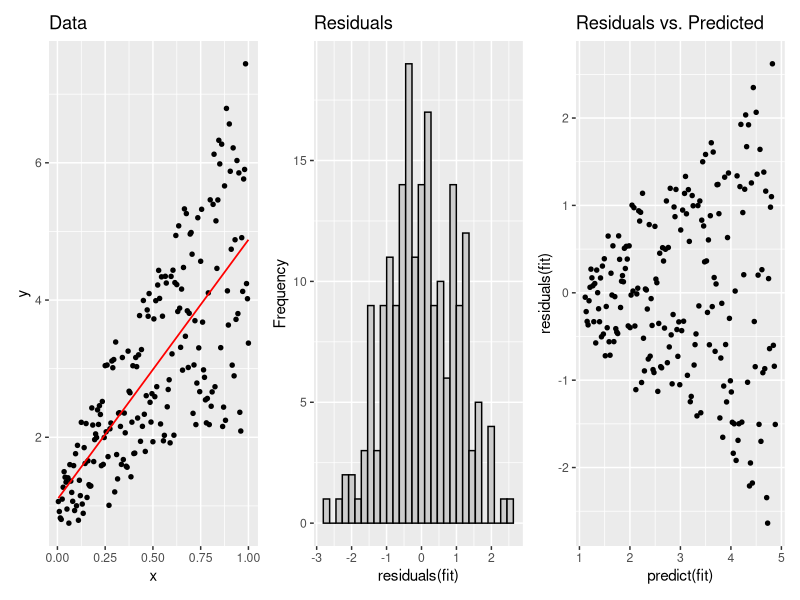

The R script that drew this image:
## =====================================================
## 1. Generate synthetic data with heteroskedasticity
## =====================================================
# Optional: set working directory to current script location (RStudio)
if (requireNamespace("rstudioapi", quietly = TRUE) && rstudioapi::isAvailable()) {
  setwd(dirname(rstudioapi::getActiveDocumentContext()$path))
}

# Set the random seed for reproducibility
set.seed(123456)

# Number of observations
n <- 200

# Regressor x on [0, 1]
x <- seq(1, n) / n

# Generate i.i.d. N(0, 1) disturbances
e <- rnorm(n, mean = 0, sd = 1)

# Reorder the disturbances so that larger ones are paired
# with larger x-values (to induce heteroskedasticity)
i <- order(runif(n, max = dnorm(e)))
y <- 1 + 4 * x + e[rev(i)]

# Put data in a data frame
dat <- data.frame(x = x, y = y)

## =====================================================
## 2. Estimate OLS regression
## =====================================================

fit <- lm(y ~ x, data = dat)

# Add fitted values and residuals
dat$fit   <- fitted(fit)
dat$resid <- residuals(fit)

## =====================================================
## 3. Plots using ggplot2
## =====================================================

library(ggplot2)
library(patchwork)   # for arranging multiple ggplots

# (a) Data and fitted line
p1 <- ggplot(dat, aes(x = x, y = y)) +
  geom_point(size = 1.2) +
  geom_smooth(method = "lm", se = FALSE,
              linewidth = 0.6, colour = "red") +
  labs(title = "Data", x = "x", y = "y")

# (b) Histogram of residuals
p2 <- ggplot(dat, aes(x = resid)) +
  geom_histogram(colour = "black", fill = "grey80") +
  labs(title = "Residuals",
       x = "residuals(fit)", y = "Frequency")  

# (c) Residuals vs predicted values
p3 <- ggplot(dat, aes(x = fit, y = resid)) +
  geom_point(size = 1.2) +
  labs(title = "Residuals vs. Predicted",
       x = "predict(fit)", y = "residuals(fit)") 

# Arrange the three plots in one row
heter_sim_plot <- p1 + p2 + p3 + plot_layout(nrow = 1)

## =====================================================
## 4. Save figure (6 x 4 inches, 300 dpi)
## =====================================================

ggsave("heter_sim.png", heter_sim_plot, width = 6, height = 4, dpi = 300)
